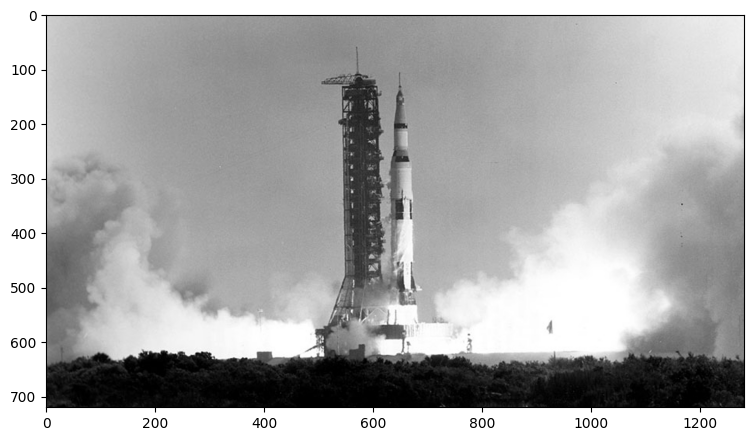
#> input picture Image Drawing /download.png, 753 x 441 px, found by its file name
$ python cropping.py
#> lines starting #> are read from the running program, lines starting #| are printed output that depends on the picture
import cv2

img = cv2.imread("Resources/download.png")
#> img is the input picture: shape (441, 753, 3); min 0, max 255, mean 170.7

gray = cv2.cvtColor(img, cv2.COLOR_BGR2GRAY)

blur = cv2.GaussianBlur(gray, (5, 5), 0)
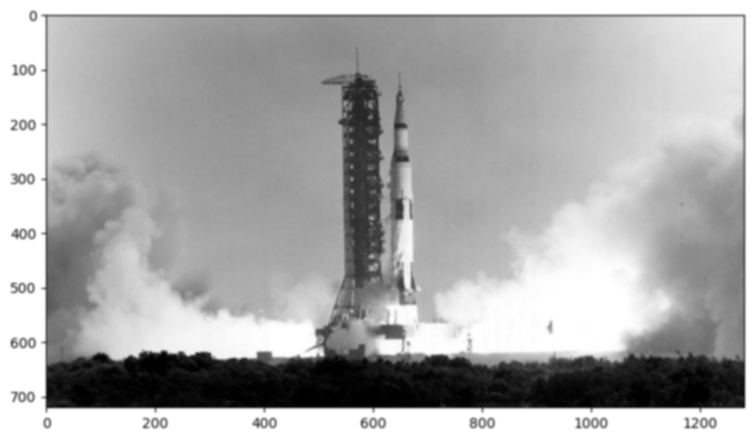
#> blur: shape (441, 753); min 0, max 255, mean 170.7

edges1 = cv2.Canny(blur, 50, 150)
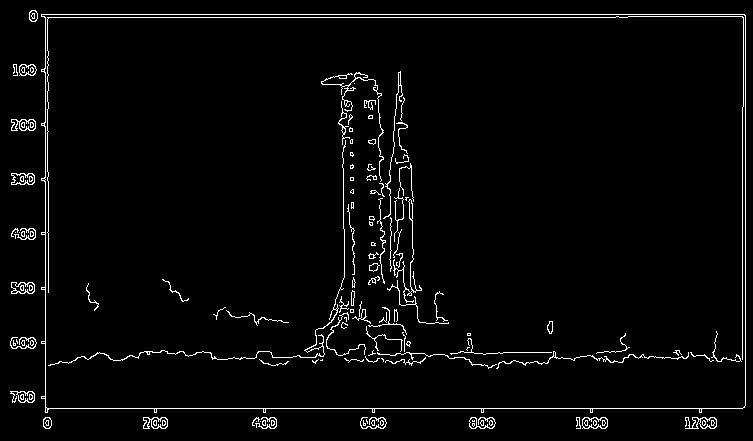
#> edges1: shape (441, 753); 3.1% white in thin lines or dots
edges2 = cv2.Canny(blur, 100, 200)
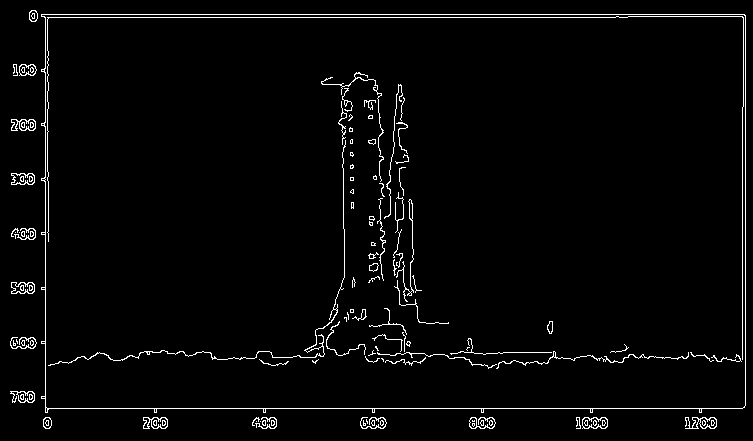
#> edges2: shape (441, 753); 2.7% white in thin lines or dots

cv2.imshow("Edges 50-150", edges1)
cv2.imshow("Edges 100-200", edges2)

cv2.waitKey(0)
cv2.destroyAllWindows()

$ run again, with Image Drawing /Text.png copied over Image Drawing /download.png
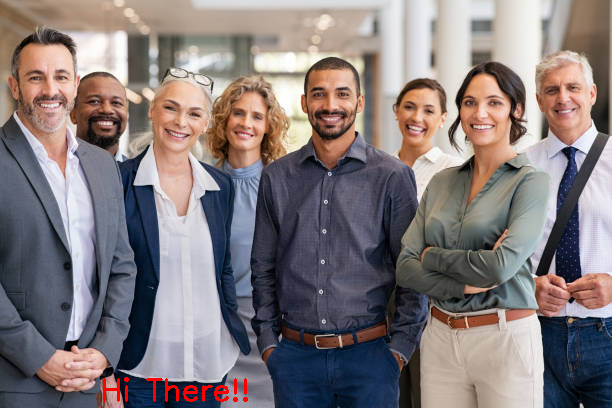
#> input picture Image Drawing /Text.png, 612 x 408 px, found by its file name
#> img is the input picture: shape (408, 612, 3); mean B, G, R 123, 121.8, 131.3
#> `edges1 = cv2.Canny(blur, 50, 150)`:
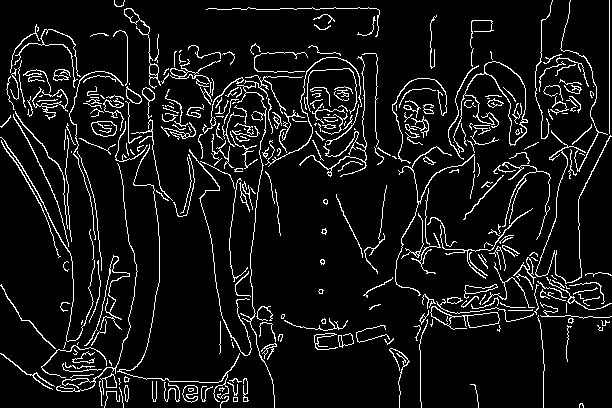
#> edges1: shape (408, 612); 8.1% white in thin lines or dots
#> `edges2 = cv2.Canny(blur, 100, 200)`:
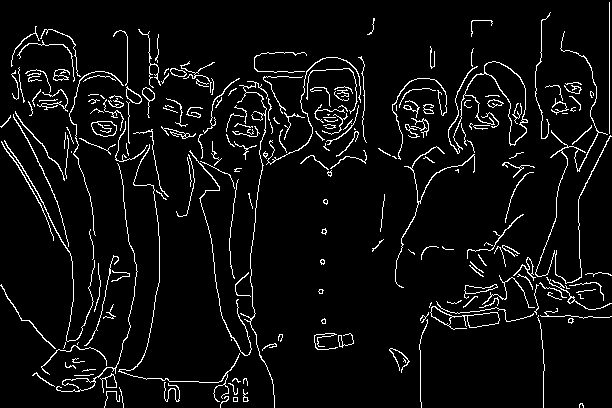
#> edges2: shape (408, 612); 5.6% white in thin lines or dots
